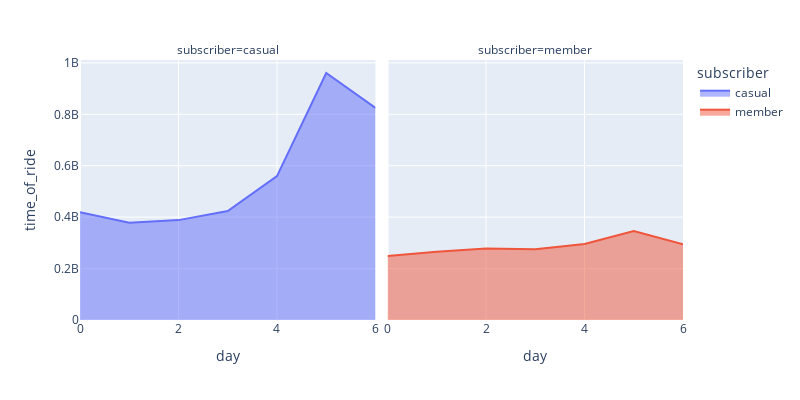

Notebook code for this chart:
### Code cell
px.area(trips_per_member.groupby(['day','subscriber'],as_index=False).sum()[['day','subscriber','time_of_ride']],x='day',y='time_of_ride',color='subscriber',width=800,height=400,facet_col='subscriber')

### Figure 1 — Plotly figure (JSON) as saved in the notebook; plotly's stock layout.template omitted (floating-point values rounded to 4 significant figures)
{"data": [{"hovertemplate": "subscriber=casual<br>day=%{x}<br>time_of_ride=%{y}<extra></extra>", "legendgroup": "casual", "line": {"color": "#636efa"}, "mode": "lines", "name": "casual", "orientation": "v", "showlegend": true, "stackgroup": "1", "type": "scatter", "x": [0, 1, 2, 3, 4, 5, 6], "xaxis": "x", "y": [418937906, 377928405, 388505551, 423574540, 559529619, 960657015, 825226951], "yaxis": "y"}, {"hovertemplate": "subscriber=member<br>day=%{x}<br>time_of_ride=%{y}<extra></extra>", "legendgroup": "member", "line": {"color": "#EF553B"}, "mode": "lines", "name": "member", "orientation": "v", "showlegend": true, "stackgroup": "1", "type": "scatter", "x": [0, 1, 2, 3, 4, 5, 6], "xaxis": "x2", "y": [248667164, 265178481, 277975247, 274886292, 295704087, 345843307, 294706357], "yaxis": "y2"}], "layout": {"annotations": [{"font": {}, "showarrow": false, "text": "subscriber=casual", "x": 0.245, "xanchor": "center", "xref": "paper", "y": 1, "yanchor": "bottom", "yref": "paper"}, {"font": {}, "showarrow": false, "text": "subscriber=member", "x": 0.755, "xanchor": "center", "xref": "paper", "y": 1, "yanchor": "bottom", "yref": "paper"}], "height": 400, "legend": {"title": {"text": "subscriber"}, "tracegroupgap": 0}, "margin": {"t": 60}, "width": 800, "xaxis": {"anchor": "y", "domain": [0, 0.49], "title": {"text": "day"}}, "xaxis2": {"anchor": "y2", "domain": [0.51, 1], "matches": "x", "title": {"text": "day"}}, "yaxis": {"anchor": "x", "domain": [0, 1], "title": {"text": "time_of_ride"}}, "yaxis2": {"anchor": "x2", "domain": [0, 1], "matches": "y", "showticklabels": false}}}
